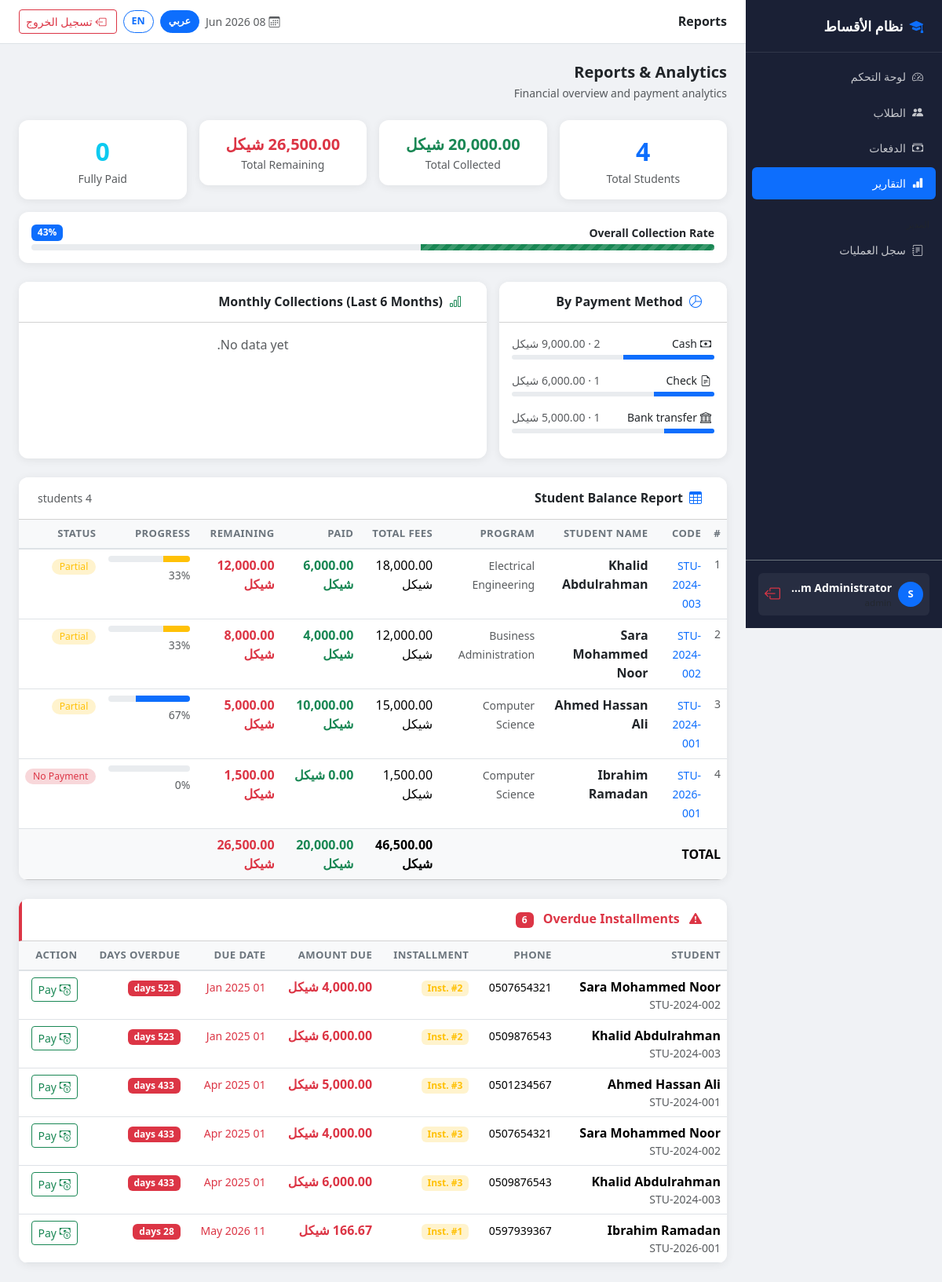
The page /student_payment_system/pages/reports.php (signed in) on the database its author committed.
### tables this page shows
CREATE TABLE `students` (
  `id` int(10) UNSIGNED NOT NULL,
  `student_code` varchar(20) NOT NULL,
  `full_name` varchar(100) NOT NULL,
  `email` varchar(100) DEFAULT NULL,
  `phone` varchar(20) DEFAULT NULL,
  `program` varchar(100) NOT NULL,
  `enrollment_date` date NOT NULL,
  `total_fees` decimal(12,2) NOT NULL,
  `notes` text DEFAULT NULL,
  `status` enum('active','inactive','graduated') NOT NULL DEFAULT 'active',
  `created_by` int(10) UNSIGNED NOT NULL,
  `created_at` timestamp NOT NULL DEFAULT current_timestamp(),
  `updated_at` timestamp NOT NULL DEFAULT current_timestamp() ON UPDATE current_timestamp()
);

### student_payment_system/config/app.php (called while the page is built, shortened)
<?php
function isAr(): bool {
    return $GLOBALS['lang'] === 'ar';
}
function formatMoney(float $amount): string {
    $formatted = number_format($amount, 2);
    return isAr()
        ? $formatted . ' ' . CURRENCY_AR
        : $formatted . ' ' . CURRENCY_EN;
}

### student_payment_system/includes/functions.php (called while the page is built, shortened)
<?php
function h(string $value): string {
    return htmlspecialchars($value, ENT_QUOTES | ENT_HTML5, 'UTF-8');
}
function formatDate(string $date): string {
    return date('d M Y', strtotime($date));
}
function getOverdueStudents(): array {
    $pdo = getDBConnection();
    return $pdo->query("SELECT * FROM v_overdue_installments")->fetchAll();
}

### student_payment_system/pages/reports.php (the view, shortened to what this page needs)
<?php
require_once __DIR__ . '/../config/app.php';
require_once __DIR__ . '/../includes/functions.php';
$pdo = getDBConnection();
$students = $pdo->query("SELECT * FROM v_student_balance ORDER BY remaining_balance DESC")->fetchAll();
$overdue = getOverdueStudents();
$byMethod = $pdo->query(
    "SELECT payment_method,
            COUNT(*) AS cnt,
            SUM(amount) AS total
     FROM payments
     GROUP BY payment_method
     ORDER BY total DESC"
)->fetchAll();
$monthly = $pdo->query(
    "SELECT DATE_FORMAT(payment_date,'%Y-%m') AS month,
            SUM(amount) AS total,
            COUNT(*) AS cnt
     FROM payments
     WHERE payment_date >= DATE_SUB(CURDATE(), INTERVAL 6 MONTH)
     GROUP BY DATE_FORMAT(payment_date,'%Y-%m')
     ORDER BY month"
)->fetchAll();
include __DIR__ . '/../includes/header.php';
?>
<div class="mb-4">
    <h5 class="fw-bold mb-1">Reports & Analytics</h5>
    <p class="text-muted small mb-0">Financial overview and payment analytics</p>
</div>
<?php
$totalFees     = array_sum(array_column($students, 'total_fees'));
$totalPaid     = array_sum(array_column($students, 'total_paid'));
$totalRemaining= array_sum(array_column($students, 'remaining_balance'));
$fullyPaid     = count(array_filter($students, fn($s) => $s['remaining_balance'] <= 0));
$pct           = $totalFees > 0 ? round($totalPaid / $totalFees * 100, 1) : 0;
?>
<div class="row g-3 mb-4">
    <div class="col-6 col-md-3">
        <div class="card stat-card p-3 text-center">
            <div class="fs-2 fw-bold text-primary"><?= count($students) ?></div>
            <div class="text-muted small">Total Students</div>
        </div>
    </div>
    <div class="col-6 col-md-3">
        <div class="card stat-card p-3 text-center">
            <div class="fs-5 fw-bold text-success"><?= formatMoney($totalPaid) ?></div>
            <div class="text-muted small">Total Collected</div>
        </div>
    </div>
    <div class="col-6 col-md-3">
        <div class="card stat-card p-3 text-center">
            <div class="fs-5 fw-bold text-danger"><?= formatMoney($totalRemaining) ?></div>
            <div class="text-muted small">Total Remaining</div>
        </div>
    </div>
    <div class="col-6 col-md-3">
        <div class="card stat-card p-3 text-center">
            <div class="fs-2 fw-bold text-info"><?= $fullyPaid ?></div>
            <div class="text-muted small">Fully Paid</div>
        </div>
    </div>
    <div class="col-12">
        <div class="card stat-card p-3">
            <div class="d-flex justify-content-between mb-1">
                <span class="small fw-semibold">Overall Collection Rate</span>
                <span class="badge bg-primary"><?= $pct ?>%</span>
            </div>
            <div class="progress">
                <div class="progress-bar bg-success progress-bar-striped"
                     style="width:<?= $pct ?>%"></div>
            </div>
        </div>
    </div>
</div>
<div class="row g-3 mb-4">
    <div class="col-md-4">
        <div class="card table-card h-100">
            <div class="card-header bg-white py-3 px-4">
                <h6 class="mb-0 fw-semibold"><i class="bi bi-pie-chart me-2 text-primary"></i>By Payment Method</h6>
            </div>
            <div class="card-body">
                <?php foreach ($byMethod as $m):
                    $icons = ['cash'=>'bi-cash','bank_transfer'=>'bi-bank','check'=>'bi-file-earmark-text','online'=>'bi-globe'];
                    $icon  = $icons[$m['payment_method']] ?? 'bi-credit-card';
                    $mpct  = $totalPaid > 0 ? round($m['total'] / $totalPaid * 100) : 0;
                ?>
                <div class="mb-3">
                    <div class="d-flex justify-content-between small mb-1">
                        <span><i class="bi <?= $icon ?> me-1"></i><?= ucfirst(str_replace('_',' ',$m['payment_method'])) ?></span>
                        <span class="text-muted"><?= $m['cnt'] ?> · <?= formatMoney($m['total']) ?></span>
                    </div>
                    <div class="progress" style="height:6px">
                        <div class="progress-bar" style="width:<?= $mpct ?>%"></div>
                    </div>
                </div>
                <?php endforeach; ?>
            </div>
        </div>
    </div>
    <div class="col-md-8">
        <div class="card table-card h-100">
            <div class="card-header bg-white py-3 px-4">
                <h6 class="mb-0 fw-semibold"><i class="bi bi-bar-chart me-2 text-success"></i>Monthly Collections (Last 6 Months)</h6>
            </div>
            <div class="card-body">
                <?php if (empty($monthly)): ?>
                    <p class="text-muted text-center">No data yet.</p>
                <?php else:
                    $maxMonthly = max(array_column($monthly, 'total'));
                    foreach ($monthly as $mo):
                        $bpct = $maxMonthly > 0 ? round($mo['total'] / $maxMonthly * 100) : 0;
                ?>
                <div class="mb-2">
                    <div class="d-flex justify-content-between small mb-1">
                        <span class="fw-semibold"><?= $mo['month'] ?></span>
                        <span class="text-success"><?= formatMoney($mo['total']) ?>
                            <span class="text-muted">(<?= $mo['cnt'] ?> payments)</span></span>
                    </div>
                    <div class="progress" style="height:10px">
                        <div class="progress-bar bg-success" style="width:<?= $bpct ?>%"></div>
                    </div>
                </div>
                <?php endforeach; endif; ?>
            </div>
        </div>
    </div>
</div>
<div class="card table-card mb-4">
    <div class="card-header bg-white d-flex justify-content-between align-items-center py-3 px-4">
        <h6 class="mb-0 fw-semibold"><i class="bi bi-table me-2 text-primary"></i>Student Balance Report</h6>
        <small class="text-muted"><?= count($students) ?> students</small>
    </div>
    <div class="table-responsive">
        <table class="table table-hover mb-0">
            <thead>
                <tr>
                    <th>#</th>
                    <th>Code</th>
                    <th>Student Name</th>
                    <th>Program</th>
                    <th>Total Fees</th>
                    <th>Paid</th>
                    <th>Remaining</th>
                    <th>Progress</th>
                    <th>Status</th>
                </tr>
            </thead>
            <tbody>
                <?php foreach ($students as $i => $s):
                    $sp = $s['total_fees'] > 0 ? round($s['total_paid'] / $s['total_fees'] * 100) : 0;
                    $barCol = $sp >= 100 ? 'success' : ($sp >= 50 ? 'primary' : ($sp > 0 ? 'warning' : 'danger'));
                ?>
                <tr>
                    <td class="text-muted small"><?= $i + 1 ?></td>
                    <td><code class="text-primary small"><?= h($s['student_code']) ?></code></td>
                    <td>
                        <a href="<?= BASE_URL ?>/pages/student_detail.php?id=<?= $s['id'] ?>"
                           class="text-dark text-decoration-none fw-semibold">
                           <?= h($s['full_name']) ?>
                        </a>
                    </td>
                    <td><small class="text-muted"><?= h($s['program']) ?></small></td>
                    <td><?= formatMoney($s['total_fees']) ?></td>
                    <td class="text-success fw-semibold"><?= formatMoney($s['total_paid']) ?></td>
                    <td class="<?= $s['remaining_balance'] > 0 ? 'text-danger' : 'text-success' ?> fw-semibold">
                        <?= formatMoney($s['remaining_balance']) ?>
                    </td>
                    <td style="min-width:120px">
                        <div class="progress mb-1">
                            <div class="progress-bar bg-<?= $barCol ?>" style="width:<?= $sp ?>%"></div>
                        </div>
                        <small class="text-muted"><?= $sp ?>%</small>
                    </td>
                    <td>
                        <?php if ($s['remaining_balance'] <= 0): ?>
                            <span class="badge bg-success-subtle text-success status-badge">Fully Paid</span>
                        <?php elseif ($s['total_paid'] == 0): ?>
                            <span class="badge bg-danger-subtle text-danger status-badge">No Payment</span>
                        <?php else: ?>
                            <span class="badge bg-warning-subtle text-warning status-badge">Partial</span>
                        <?php endif; ?>
                    </td>
                </tr>
                <?php endforeach; ?>
            </tbody>
            <tfoot>
                <tr class="table-light fw-bold">
                    <td colspan="4">TOTAL</td>
                    <td><?= formatMoney($totalFees) ?></td>
                    <td class="text-success"><?= formatMoney($totalPaid) ?></td>
                    <td class="text-danger"><?= formatMoney($totalRemaining) ?></td>
                    <td colspan="2"></td>
                </tr>
            </tfoot>
        </table>
    </div>
</div>
<?php if (!empty($overdue)): ?>
<div class="card table-card">
    <div class="card-header bg-white py-3 px-4" style="border-left:4px solid #dc3545">
        <h6 class="mb-0 fw-semibold text-danger">
            <i class="bi bi-exclamation-triangle-fill me-2"></i>
            <span class="badge bg-danger ms-2"><?= count($overdue) ?></span>
        </h6>
    </div>
    <div class="table-responsive">
        <table class="table table-hover mb-0">
            <thead>
                <tr>
                    <th>Student</th>
                    <th>Phone</th>
                    <th>Installment</th>
                    <th>Amount Due</th>
                    <th>Due Date</th>
                    <th>Days Overdue</th>
                    <th>Action</th>
                </tr>
            </thead>
            <tbody>
                <?php foreach ($overdue as $o): ?>
                <tr>
                    <td>
                        <span class="fw-semibold"><?= h($o['full_name']) ?></span>
                        <div class="text-muted small"><?= h($o['student_code']) ?></div>
                    </td>
                    <td><small><?= h($o['phone'] ?: '—') ?></small></td>
                    <td><span class="badge bg-warning-subtle text-warning">Inst. #<?= $o['installment_no'] ?></span></td>
                    <td class="text-danger fw-semibold"><?= formatMoney($o['amount_due']) ?></td>
                    <td><small class="text-danger"><?= formatDate($o['due_date']) ?></small></td>
                    <td>
                        <span class="badge bg-danger">
                            <?= $o['days_overdue'] ?> days
                        </span>
                    </td>
                    <td>
                        <a href="<?= BASE_URL ?>/pages/add_payment.php?student_id=<?= $o['student_code'] ?>"
                           class="btn btn-sm btn-outline-success">
                            <i class="bi bi-cash-coin"></i> Pay
                        </a>
                    </td>
                </tr>
                <?php endforeach; ?>
            </tbody>
        </table>
    </div>
</div>
<?php endif; ?>
<?php include __DIR__ . '/../includes/footer.php'; ?>

### rows shown on the page
students: student_code "STU-2024-003", full_name "Khalid Abdulrahman", program "Electrical Engineering", total_fees "18,000.00 شيكل", total_paid "6,000.00 شيكل", remaining_balance "12,000.00 شيكل", sp "33", shows "Partial"
students: student_code "STU-2024-002", full_name "Sara Mohammed Noor", program "Business Administration", total_fees "12,000.00 شيكل", total_paid "4,000.00 شيكل", remaining_balance "8,000.00 شيكل", sp "33", shows "Partial"
students: student_code "STU-2024-001", full_name "Ahmed Hassan Ali", program "Computer Science", total_fees "15,000.00 شيكل", total_paid "10,000.00 شيكل", remaining_balance "5,000.00 شيكل", sp "67", shows "Partial"
students: student_code "STU-2026-001", full_name "Ibrahim Ramadan", program "Computer Science", total_fees "1,500.00 شيكل", total_paid "0.00 شيكل", remaining_balance "1,500.00 شيكل", sp "0", shows "No Payment"

### other values the page prints
__t($key) "لوحة التحكم"
__t($key) "الطلاب"
__t($key) "الدفعات"
__t($key) "التقارير"
__t('audit_log') "سجل العمليات"
mb_substr($user['full_name'],0,1) "S"
$user['full_name'] "System Administrat…"
PAGE_TITLE "Reports"
__t('sign_out') "تسجيل الخروج"
count($students) "4"
formatMoney($totalPaid) "20,000.00 شيكل"
formatMoney($totalRemaining) "26,500.00 شيكل"
$fullyPaid "0"
$pct "43"
str_replace('_',' ',$m['payment_method']) "Cash"
